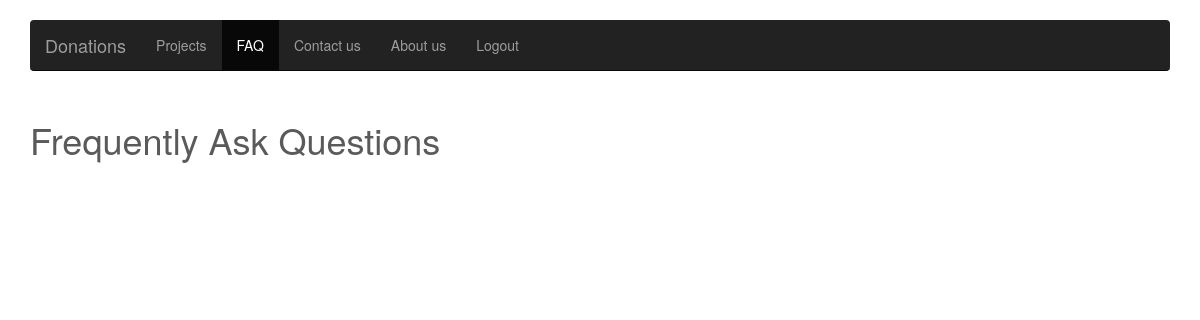
Page /faq/ (signed in) on the earlier database version.
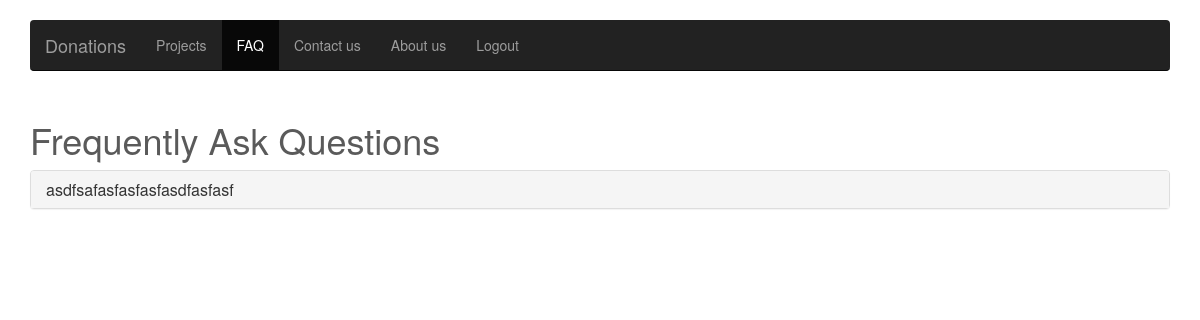
Same page on the later database version.
### Donations/models.py (models this page shows, shortened)
class Faq(models.Model):
	question = models.CharField(max_length=200)
	answer = models.TextField()
	timestamp = models.DateTimeField(auto_now_add=True, auto_now=False)
	updated = models.DateTimeField(auto_now_add=False, auto_now=True)

### Donations/views.py (the view)
# urls.py: url(r'^faq/$', 'Donations.views.faq', name="faq"),
def faq(request):
	if 'email' not in request.session:
		return HttpResponseRedirect("/login/")
	FAQ = Faq.objects.all()
	context = {
		"FAQ": FAQ,
	}
	return render(request, "Donations/faq.html", context)

### Donations/templates/Donations/faq.html (shortened to what this page needs)
{% load staticfiles %}
<!DOCTYPE html>
<html lang="en">
  <head>
    <link href="{% static 'css/bootstrap.min.css' %}" rel="stylesheet">
    <link href="{% static 'css/font-awesome.min.css' %}" rel="stylesheet">
    <link href="{% static 'css/navbar.css' %}" rel="stylesheet">
  </head>
  <body>
    <div class="navbar-wrapper">
      <div class="container">
        <nav class="navbar navbar-inverse navbar-static-top">
          <div class="container">
            <div class="navbar-header">
              <a class="navbar-brand" href="/home" >Donations</a>
            </div>
            <div id="navbar" class="navbar-collapse collapse">
              <ul class="nav navbar-nav">
                <li><a href="#contact">Projects</a></li>
                <li class="active"><a href="/faq">FAQ</a></li>
                <li><a href="#contact">Contact us</a></li>
                <li><a href="#contact">About us</a></li>
                <li><a href="/logout">Logout</a></li>
              </ul>
            </div>
          </div>
        </nav>
      </div>
    </div>
  <div class="container">
    <h1>Frequently Ask Questions</h1>
    <div class="panel-group" id="accordion">
      {% for i in FAQ %}
      <div class="panel panel-default">
        <div class="panel-heading">
          <h4 class="panel-title">
            <a data-toggle="collapse" data-parent="#accordion" href="#collapse{{forloop.counter}}">
              {{i.question}}
            </a>
          </h4>
        </div>
      </div>
      {% endfor %}
    </div>
  </div>
  </body>
</html>

Differences in the rows shown:
added Faq: question "asdfsafasfasfasfasdfasfasf"
